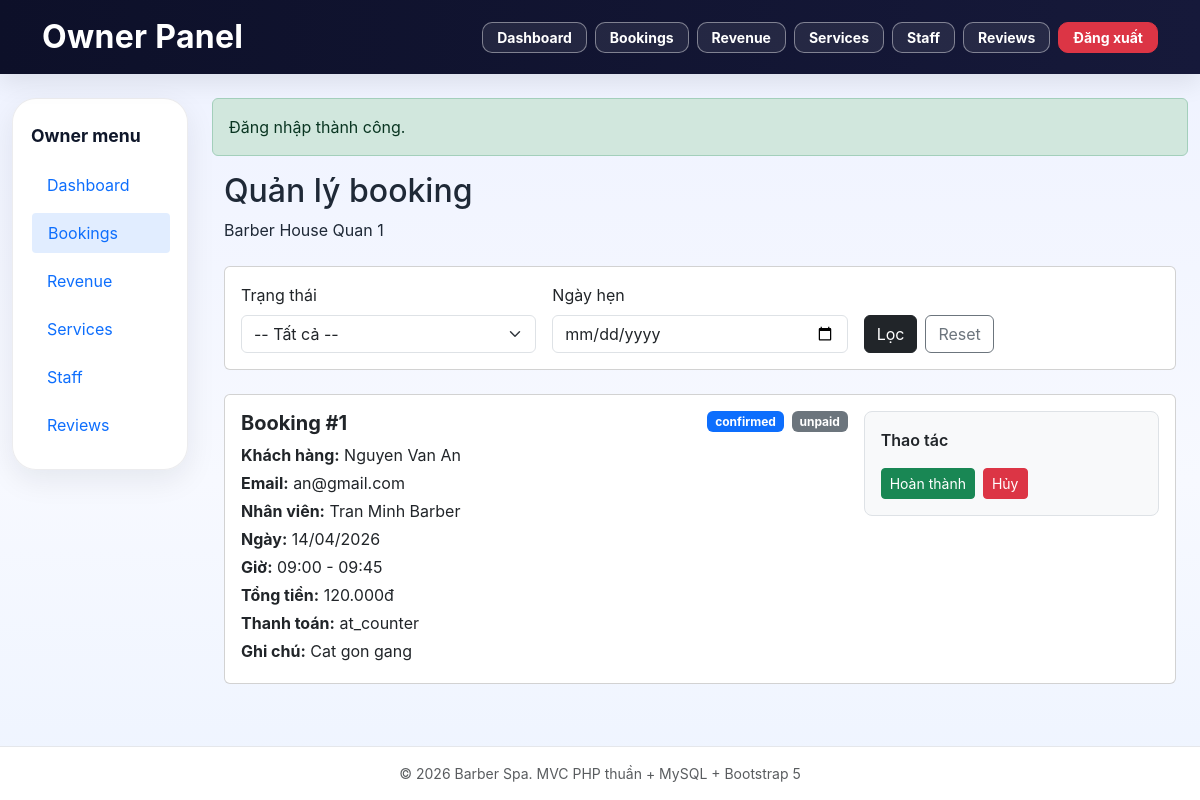
The app's page /owner/bookings (signed in) with its own data.
### tables this page shows
CREATE TABLE salons (
    id INT UNSIGNED AUTO_INCREMENT PRIMARY KEY,
    owner_id INT UNSIGNED NOT NULL,
    name VARCHAR(200) NOT NULL,
    address VARCHAR(255) NOT NULL,
    district VARCHAR(100) NOT NULL,
    city VARCHAR(100) NOT NULL,
    phone VARCHAR(20) NOT NULL,
    description TEXT NULL,
    search_keywords TEXT NULL,
    open_time TIME NOT NULL DEFAULT '08:00:00',
    close_time TIME NOT NULL DEFAULT '20:00:00',
    working_days VARCHAR(100) NOT NULL DEFAULT '1,2,3,4,5,6',
    avg_rating DECIMAL(3,2) NOT NULL DEFAULT 0.00,
    total_reviews INT NOT NULL DEFAULT 0,
    total_bookings INT NOT NULL DEFAULT 0,
    status ENUM('pending', 'active', 'hidden', 'rejected', 'deleted') NOT NULL DEFAULT 'pending',
    reject_reason TEXT NULL,
    latitude DECIMAL(10,7) NULL,
    longitude DECIMAL(10,7) NULL,
    created_at TIMESTAMP NULL DEFAULT CURRENT_TIMESTAMP,
    updated_at TIMESTAMP NULL DEFAULT CURRENT_TIMESTAMP ON UPDATE CURRENT_TIMESTAMP,

    CONSTRAINT fk_salons_owner
        FOREIGN KEY (owner_id) REFERENCES users(id)
        ON DELETE CASCADE,

    INDEX idx_salons_owner (owner_id),
    INDEX idx_salons_status (status),
    INDEX idx_salons_city (city),
    INDEX idx_salons_district (district),
    INDEX idx_salons_rating (avg_rating),
    INDEX idx_salons_bookings (total_bookings),
    FULLTEXT KEY ft_salons_search (name, description, search_keywords)
);

CREATE TABLE bookings (
    id INT UNSIGNED AUTO_INCREMENT PRIMARY KEY,
    user_id INT UNSIGNED NOT NULL,
    salon_id INT UNSIGNED NOT NULL,
    staff_id INT UNSIGNED NOT NULL,
    services LONGTEXT NOT NULL,
    booking_date DATE NOT NULL,
    start_time TIME NOT NULL,
    end_time TIME NOT NULL,
    total_price DECIMAL(12,2) NOT NULL DEFAULT 0.00,
    status ENUM('pending', 'confirmed', 'completed', 'cancelled') NOT NULL DEFAULT 'pending',
    payment_method ENUM('online', 'at_counter') NOT NULL DEFAULT 'at_counter',
    payment_status ENUM('paid', 'unpaid') NOT NULL DEFAULT 'unpaid',
    notes TEXT NULL,
    cancel_reason TEXT NULL,
    slot_held_until DATETIME NULL,
    created_at TIMESTAMP NULL DEFAULT CURRENT_TIMESTAMP,
    updated_at TIMESTAMP NULL DEFAULT CURRENT_TIMESTAMP ON UPDATE CURRENT_TIMESTAMP,

    CONSTRAINT fk_bookings_user
        FOREIGN KEY (user_id) REFERENCES users(id)
        ON DELETE CASCADE,

    CONSTRAINT fk_bookings_salon
        FOREIGN KEY (salon_id) REFERENCES salons(id)
        ON DELETE CASCADE,

    CONSTRAINT fk_bookings_staff
        FOREIGN KEY (staff_id) REFERENCES staff(id)
        ON DELETE CASCADE,

    INDEX idx_bookings_user (user_id),
    INDEX idx_bookings_salon (salon_id),
    INDEX idx_bookings_staff (staff_id),
    INDEX idx_bookings_date (booking_date),
    INDEX idx_bookings_status (status),
    INDEX idx_bookings_payment_status (payment_status),
    INDEX idx_bookings_slot (staff_id, booking_date, start_time, end_time)
);

CREATE TABLE users (
    id INT UNSIGNED AUTO_INCREMENT PRIMARY KEY,
    name VARCHAR(150) NOT NULL,
    email VARCHAR(150) NOT NULL UNIQUE,
    password VARCHAR(255) NOT NULL,
    role ENUM('admin', 'owner', 'customer') NOT NULL DEFAULT 'customer',
    is_active TINYINT(1) NOT NULL DEFAULT 1,
    ban_reason TEXT NULL,
    login_attempts INT NOT NULL DEFAULT 0,
    locked_until DATETIME NULL,
    last_login_at DATETIME NULL,
    login_ip VARCHAR(45) NULL,
    email_verified_at DATETIME NULL,
    email_token VARCHAR(255) NULL,
    reset_token VARCHAR(255) NULL,
    reset_token_expires DATETIME NULL,
    phone VARCHAR(20) NULL,
    address VARCHAR(255) NULL,
    city VARCHAR(100) NULL,
    district VARCHAR(100) NULL,
    avatar VARCHAR(255) NULL,
    remember_token VARCHAR(255) NULL,
    created_at TIMESTAMP NULL DEFAULT CURRENT_TIMESTAMP,
    updated_at TIMESTAMP NULL DEFAULT CURRENT_TIMESTAMP ON UPDATE CURRENT_TIMESTAMP,

    INDEX idx_users_role (role),
    INDEX idx_users_active (is_active),
    INDEX idx_users_locked_until (locked_until),
    INDEX idx_users_email_token (email_token),
    INDEX idx_users_reset_token (reset_token)
);

CREATE TABLE staff (
    id INT UNSIGNED AUTO_INCREMENT PRIMARY KEY,
    salon_id INT UNSIGNED NOT NULL,
    name VARCHAR(150) NOT NULL,
    phone VARCHAR(20) NULL,
    avatar VARCHAR(255) NULL,
    specialties LONGTEXT NULL,
    is_active TINYINT(1) NOT NULL DEFAULT 1,

    CONSTRAINT fk_staff_salon
        FOREIGN KEY (salon_id) REFERENCES salons(id)
        ON DELETE CASCADE,

    INDEX idx_staff_salon (salon_id),
    INDEX idx_staff_active (is_active)
);

### core/helpers.php (called while the page is built, shortened)
<?php
function e(?string $value): string
{
    return htmlspecialchars((string) $value, ENT_QUOTES, 'UTF-8');
}
function formatMoney(float $amount): string
{
    return number_format($amount, 0, ',', '.') . 'đ';
}
function formatDate(?string $date): string
{
    return date('d/m/Y', strtotime($date));
}
function formatTime(?string $time): string
{
    return date('H:i', strtotime($time));
}
function render(string $view, array $data = [], string $layout = 'app'): void
{
    extract($data, EXTR_SKIP);
    require __DIR__ . '/../views/' . $view . '.php';
}

### controllers/owner/BookingController.php (called while the page is built, shortened)
<?php
require_once __DIR__ . '/../../models/Salon.php';
require_once __DIR__ . '/../../models/Booking.php';
class BookingController
{
    private Salon $salonModel;
    private Booking $bookingModel;
    public function __construct()
    {
        $this->salonModel = new Salon();
        $this->bookingModel = new Booking();
    }
    public function index(): void
    {
        $ownerId = (int) Auth::id();
        $salon = $this->salonModel->getFirstByOwnerId($ownerId);
        $filters = [];
        $bookings = $this->bookingModel->getBySalonId((int) $salon['id'], $filters);
        render('owner/bookings/index', [
            'pageTitle' => 'Owner Bookings - ' . APP_NAME,
            'navSection' => 'owner',
            'salon' => $salon,
            'bookings' => $bookings,
        ]);
    }
}

### core/Database.php (called while the page is built, shortened)
<?php
class Database
{
    private static ?PDO $instance = null;
    public static function getInstance(): PDO
    {
        if (self::$instance === null) {
            $dsn = 'mysql:host=' . DB_HOST
                . ';port=' . DB_PORT
                . ';dbname=' . DB_NAME
                . ';charset=' . DB_CHARSET;
            $options = [
                PDO::ATTR_ERRMODE => PDO::ERRMODE_EXCEPTION,
                PDO::ATTR_DEFAULT_FETCH_MODE => PDO::FETCH_ASSOC,
                PDO::ATTR_EMULATE_PREPARES => false,
            ];
            self::$instance = new PDO($dsn, DB_USER, DB_PASS, $options);
        }
        return self::$instance;
    }
}

### core/Auth.php (called while the page is built, shortened)
<?php
class Auth
{
    public static function id(): ?int
    {
        return isset($_SESSION['user']['id']) ? (int) $_SESSION['user']['id'] : null;
    }
}

### models/Salon.php (called while the page is built, shortened)
<?php
class Salon
{
    private PDO $db;
    public function __construct()
    {
        $this->db = Database::getInstance();
    }
    public function getFirstByOwnerId(int $ownerId): ?array
    {
        $sql = "SELECT * FROM salons
                WHERE owner_id = :owner_id
                ORDER BY id ASC
                LIMIT 1";
        $stmt = $this->db->prepare($sql);
        $stmt->execute(['owner_id' => $ownerId]);
        $salon = $stmt->fetch();
        return $salon ?: null;
    }
}

### models/Booking.php (called while the page is built, shortened)
<?php
class Booking
{
    private PDO $db;
    public function __construct()
    {
        $this->db = Database::getInstance();
    }
    public function getBySalonId(int $salonId, array $filters = []): array
    {
        $sql = "SELECT b.*,
                       u.name AS customer_name,
                       u.email AS customer_email,
                       st.name AS staff_name
                FROM bookings b
                LEFT JOIN users u ON u.id = b.user_id
                LEFT JOIN staff st ON st.id = b.staff_id
                WHERE b.salon_id = :salon_id";
        $params = ['salon_id' => $salonId];
        $sql .= " ORDER BY b.booking_date DESC, b.start_time DESC, b.id DESC";
        $stmt = $this->db->prepare($sql);
        foreach ($params as $key => $value) {
            $stmt->bindValue(':' . $key, $value);
        }
        $stmt->execute();
        return $stmt->fetchAll();
    }
}

### views/owner/bookings/index.php (the view, shortened to what this page needs)
<?php
function ownerBookingStatusBadgeClass(string $status): string
{
    return match ($status) {
        'pending' => 'bg-warning text-dark',
        'confirmed' => 'bg-primary',
        'completed' => 'bg-success',
        'cancelled' => 'bg-danger',
        default => 'bg-secondary',
    };
}
function ownerPaymentStatusBadgeClass(string $status): string
{
    return match ($status) {
        'paid' => 'bg-success',
        'unpaid' => 'bg-secondary',
        default => 'bg-secondary',
    };
}
?>
<div class="container">
    <div class="mb-4">
        <h2 class="page-section-title">Quản lý booking</h2>
        <div class="page-section-subtitle"><?= e($salon['name']) ?></div>
    </div>
    <div class="card mb-4">
        <div class="card-body">
            <form method="GET" action="<?= e(BASE_URL . '/owner/bookings') ?>">
                <div class="row g-3 align-items-end">
                    <div class="col-md-4">
                        <label class="form-label">Trạng thái</label>
                        <select name="status" class="form-select">
                            <option value="">-- Tất cả --</option>
                        </select>
                    </div>
                    <div class="col-md-4">
                        <label class="form-label">Ngày hẹn</label>
                        <input type="date" name="booking_date" class="form-control" value="<?= e($_GET['booking_date'] ?? '') ?>">
                    </div>
                    <div class="col-md-4 d-flex gap-2">
                        <button type="submit" class="btn btn-dark">Lọc</button>
                        <a href="<?= e(BASE_URL . '/owner/bookings') ?>" class="btn btn-outline-secondary">Reset</a>
                    </div>
                </div>
            </form>
        </div>
    </div>
    <?php if (empty($bookings)): ?>
        <div class="alert alert-info">Chưa có booking nào.</div>
    <?php else: ?>
        <div class="row g-3">
            <?php foreach ($bookings as $booking): ?>
                <div class="col-12">
                    <div class="card">
                        <div class="card-body">
                            <div class="row g-3 align-items-start">
                                <div class="col-lg-8">
                                    <div class="d-flex justify-content-between align-items-start flex-wrap gap-2 mb-2">
                                        <h5 class="fw-bold mb-0">Booking #<?= e((string) $booking['id']) ?></h5>
                                        <div class="d-flex gap-2">
                                            <span class="badge <?= ownerBookingStatusBadgeClass((string) $booking['status']) ?>">
                                                <?= e($booking['status']) ?>
                                            </span>
                                            <span class="badge <?= ownerPaymentStatusBadgeClass((string) $booking['payment_status']) ?>">
                                                <?= e($booking['payment_status']) ?>
                                            </span>
                                        </div>
                                    </div>
                                    <div class="mb-1"><strong>Khách hàng:</strong> <?= e($booking['customer_name']) ?></div>
                                    <div class="mb-1"><strong>Email:</strong> <?= e($booking['customer_email']) ?></div>
                                    <div class="mb-1"><strong>Nhân viên:</strong> <?= e($booking['staff_name']) ?></div>
                                    <div class="mb-1"><strong>Ngày:</strong> <?= e(formatDate($booking['booking_date'])) ?></div>
                                    <div class="mb-1"><strong>Giờ:</strong> <?= e(formatTime($booking['start_time']) . ' - ' . formatTime($booking['end_time'])) ?></div>
                                    <div class="mb-1"><strong>Tổng tiền:</strong> <?= e(formatMoney((float) $booking['total_price'])) ?></div>
                                    <div class="mb-1"><strong>Thanh toán:</strong> <?= e($booking['payment_method']) ?></div>
                                    <?php if (!empty($booking['notes'])): ?>
                                        <div class="mb-1"><strong>Ghi chú:</strong> <?= e($booking['notes']) ?></div>
                                    <?php endif; ?>
                                </div>
                                <div class="col-lg-4">
                                    <div class="border rounded-3 p-3 bg-light">
                                        <div class="fw-semibold mb-3">Thao tác</div>
                                        <div class="d-flex flex-wrap gap-2">
                                            <?php if (in_array($booking['status'], ['pending', 'confirmed'], true)): ?>
                                                <form method="POST" action="<?= e(BASE_URL . '/owner/bookings') ?>" data-confirm="Xac nhan huy booking nay?">
                                                    <button type="submit" class="btn btn-sm btn-success">Hoàn thành</button>
                                                </form>
                                                <form method="POST" action="<?= e(BASE_URL . '/owner/bookings') ?>">
                                                    <button type="submit" class="btn btn-sm btn-danger">Hủy</button>
                                                </form>
                                            <?php endif; ?>
                                        </div>
                                    </div>
                                </div>
                            </div>
                        </div>
                    </div>
                </div>
            <?php endforeach; ?>
        </div>
    <?php endif; ?>
</div>

### index.php (shortened to what this page needs)
<?php
require_once __DIR__ . '/core/Database.php';
require_once __DIR__ . '/core/Auth.php';
require_once __DIR__ . '/core/helpers.php';
$path = trim($_GET['path'] ?? '', '/');
foreach ($routes as $pattern => $handler) {
    $regex = '#^' . $pattern . '$#';
    if (preg_match($regex, $path, $matches)) {
        $params = array_slice($matches, 1);
        [$file, $method] = explode('@', $handler);
        $controller = new $className();
        call_user_func_array([$controller, $method], $params);
        break;
    }
}

### public/css/style.css (style rules this page uses)
:root { --primary-color: #0d6efd; --dark-color: #0f172a; --dark-2: #111827; --text-color: #1f2937; --muted-color: #6b7280; --light-bg: #f3f4f6; --white: #ffffff; --border-color: #e5e7eb; --shadow-soft: 0 10px 30px rgba(15, 23, 42, 0.08); --shadow-medium: 0 20px 40px rgba(15, 23, 42, 0.12); --radius-lg: 22px; --radius-md: 16px; --radius-sm: 12px; }
html { scroll-behavior: smooth; }
body { font-family: "Inter", system-ui, -apple-system, BlinkMacSystemFont, "Segoe UI", sans-serif; background: linear-gradient(180deg, #e2e8f0 0%, #eff6ff 42%, #f8fafc 100%); color: var(--text-color); }
.admin-layout, .owner-layout { background: linear-gradient(180deg, #eef2ff 0%, #f7f9ff 60%, #eef4ff 100%); }

### records on screen
salons: name "Barber House Quan 1"
bookings: id "1", status "confirmed", payment_status "unpaid", user.name "Nguyen Van An", user.email "an@gmail.com", staff.name "Tran Minh Barber", booking_date "14/04/2026", start_time+end_time "09:00 - 09:45", total_price "120.000đ", payment_method "at_counter", notes "Cat gon gang"

### other values on screen
$label "Dashboard"
$label "Bookings"
$label "Revenue"
$label "Services"
$label "Staff"
$label "Reviews"
getFlash($key) "Đăng nhập thành công."
